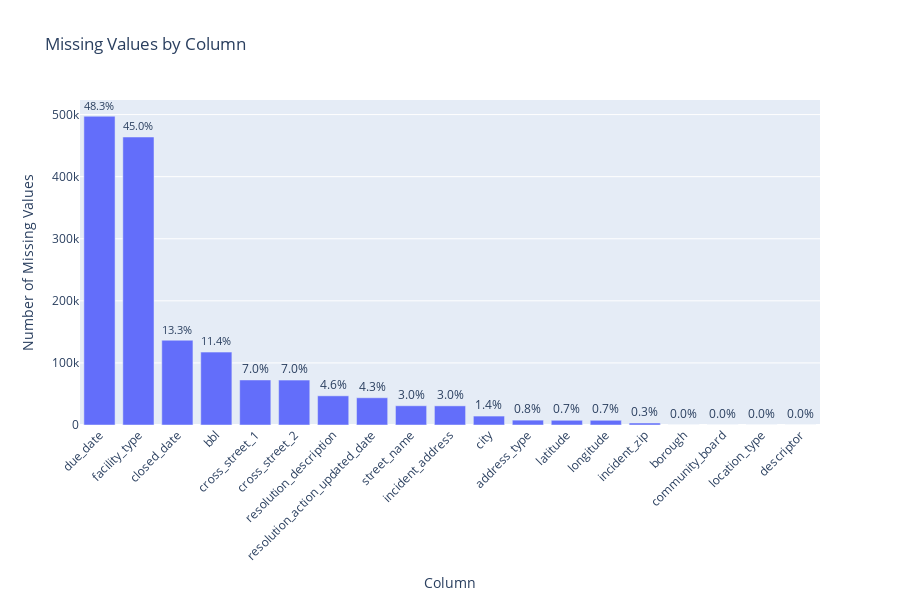

Notebook code cell kept with this figure:
### Markdown cell above
### Fill Rates

Analyzing the completeness of data across columns helps identify which fields are most reliable for analysis. We examine missing value patterns overall, by borough, and by complaint type to understand data quality variations.

### Code cell
# Plot missing values by column (similar to the reference image)
missing_counts = df_orig.isnull().sum().sort_values(ascending=False)
missing_counts = missing_counts[missing_counts > 0]  # Only show columns with missing values

# Calculate percentages for display
missing_percentages = (missing_counts / len(df_orig) * 100).round(1)

fig = go.Figure()

# Create bar chart
fig.add_trace(go.Bar(
    x=list(range(len(missing_counts))),
    y=missing_counts.values,
    text=[f'{pct}%' for pct in missing_percentages.values],
    textposition='outside',
    textangle=0,
    showlegend=False
))

# Update layout to match the reference style
fig.update_layout(
    title='Missing Values by Column',
    xaxis_title='Column',
    yaxis_title='Number of Missing Values',
    xaxis=dict(
        tickmode='array',
        tickvals=list(range(len(missing_counts))),
        ticktext=missing_counts.index,
        tickangle=-45
    ),
    height=600,
    margin=dict(b=120)  # Extra bottom margin for rotated labels
)

fig.show()

### Figure 1 — Plotly figure (JSON) as saved in the notebook; plotly's stock layout.template omitted (floating-point values rounded to 4 significant figures)
{"data": [{"showlegend": false, "text": ["48.3%", "45.0%", "13.3%", "11.4%", "7.0%", "7.0%", "4.6%", "4.3%", "3.0%", "3.0%", "1.4%", "0.8%", "0.7%", "0.7%", "0.3%", "0.0%", "0.0%", "0.0%", "0.0%"], "textangle": 0, "textposition": "outside", "type": "bar", "x": [0, 1, 2, 3, 4, 5, 6, 7, 8, 9, 10, 11, 12, 13, 14, 15, 16, 17, 18], "y": [497304, 463890, 136537, 117389, 72551, 72286, 46988, 43884, 30973, 30807, 14387, 7838, 7601, 7601, 3229, 23, 23, 21, 1]}], "layout": {"height": 600, "margin": {"b": 120}, "title": {"text": "Missing Values by Column"}, "xaxis": {"tickangle": -45, "tickmode": "array", "ticktext": ["due_date", "facility_type", "closed_date", "bbl", "cross_street_1", "cross_street_2", "resolution_description", "resolution_action_updated_date", "street_name", "incident_address", "city", "address_type", "latitude", "longitude", "incident_zip", "borough", "community_board", "location_type", "descriptor"], "tickvals": [0, 1, 2, 3, 4, 5, 6, 7, 8, 9, 10, 11, 12, 13, 14, 15, 16, 17, 18], "title": {"text": "Column"}}, "yaxis": {"title": {"text": "Number of Missing Values"}}}}
